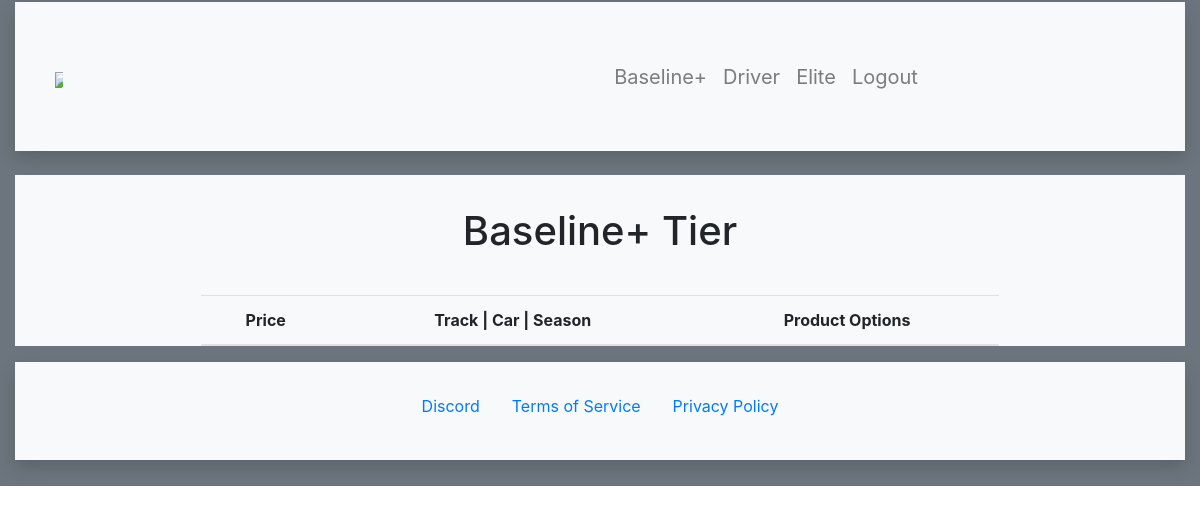
The app's page /baseline (signed in), older data.
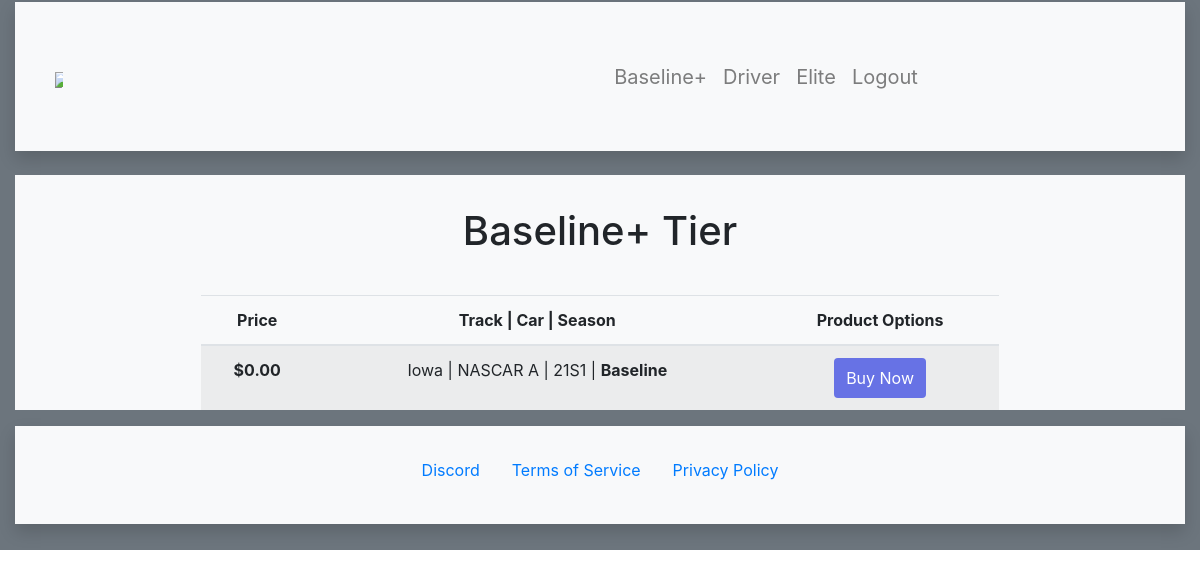
The same page, newer data.
### login/models.py (models this page shows, shortened)
class Product(models.Model):
    name= models.CharField(max_length=100)
    category= models.CharField(max_length=15)
    price=models.DecimalField(max_digits=7, decimal_places=2, default=0.00)
    created_at = models.DateTimeField(auto_now_add=True)
    updated_at = models.DateTimeField(auto_now=True)

### login/views.py (the view)
# urls.py: path('baseline', views.baseline_products),
def baseline_products(request):
    if 'user_id' not in request.session:
        return redirect('/')
    blineproducts = Product.objects.filter(category='Baseline')
    context = {
        'blineproducts': blineproducts
    }
    return render(request, 'baseline.html', context)

### login/templates/baseline.html (shortened to what this page needs)
<!DOCTYPE html>
{% load static %}
<html lang="en">
<head>
  <link rel="stylesheet" href="https://maxcdn.bootstrapcdn.com/bootstrap/4.5.2/css/bootstrap.min.css">
</head>
<body>
<div class="container-fluid bg-secondary" style="padding-top: 2px; padding-bottom: 2px;">
    <div class="shadow p-4 mb-4 bg-light">
        <nav class="navbar navbar-expand-xl navbar-light bg-light">
            <a class="navbar-brand" style="font-size: 50px;" href="/home"><img class="img-fluid" src="https://i.postimg.cc/TwLpSfCf/majorsgaragev4.png"  style="height: auto; max-width: 50%;"></a>
            <div class="mx-auto">
                <div class="collapse navbar-collapse" id="navbarSupportedContent">
                <ul class="navbar-nav mr-auto" style="font-size: 20px;">
                    <li class="nav-item dropdown" style="margin-left: 300px;">
                        <a class="nav-link" href="/baseline">Baseline+</a>
                    </li>
                    <li class="nav-item dropdown">
                        <a class="nav-link" href="/driver">Driver</a>
                    </li>
                    <li class="nav-item dropdown">
                        <a class="nav-link" href="/elite">Elite</a>
                    </li>
                    <li class="nav-item dropdown">
                        <a class="nav-link" href="/logout">Logout</a>
                    </li>
                </ul>
                </div>
            </div>
        </nav>
    </div>
    <div class="container-fluid bg-light" style="height: 100%;">
        <table class="table table-striped" style="text-align: center; width: 70%; margin-left: 15%;">
            <h2 style="font-size: 40px; text-align: center; padding: 2rem;">Baseline+ Tier</h2>
            <thead>
              <tr>
                <th scope="col">Price</th>
                <th scope="col">Track | Car | Season</th>
                <th scope="col">Product Options</th>
              </tr>
            </thead>
            <tbody>
                {% for product in blineproducts %}
              <tr>
                <th scope="row">${{product.price}}</th>
                <td>{{product.name}} | <b>{{product.category}}</b></td>
                <td>
                <button
                    style="background-color:#6772E5;color:#FFF;padding:8px 12px;border:0;border-radius:4px;font-size:1em"
                    id="checkout-button-price_1HlsC0IOxJKMqXnbQW0ijFQ4"
                    role="link"
                    type="button">
                    Buy Now
                </button>
                </td>
              </tr>
              {% endfor %}
            </tbody>
          </table>
    </div>
    <div class="shadow p-4 mb-4 bg-light" style="margin-top: 5px; margin-bottom: 5px;">
        <div class="container-fluid bg-light" style="height: 50px;">
                <ul class="nav" style="justify-content: center;">
                    <li class="nav-item">
                    <a class="nav-link" href="/coming-soon">Discord</a>
                    </li>
                    <li class="nav-item">
                    <a class="nav-link" href="/coming-soon">Terms of Service</a>
                    </li>
                    <li class="nav-item">
                    <a class="nav-link" href="/coming-soon">Privacy Policy</a>
                    </li>
                </ul>
        </div>
    </div>
</div>
</body>
</html>

Row changes from the older to the newer data that the page shows:
added Product: price "0.00", name "Iowa | NASCAR A | 21S1", category "Baseline"
